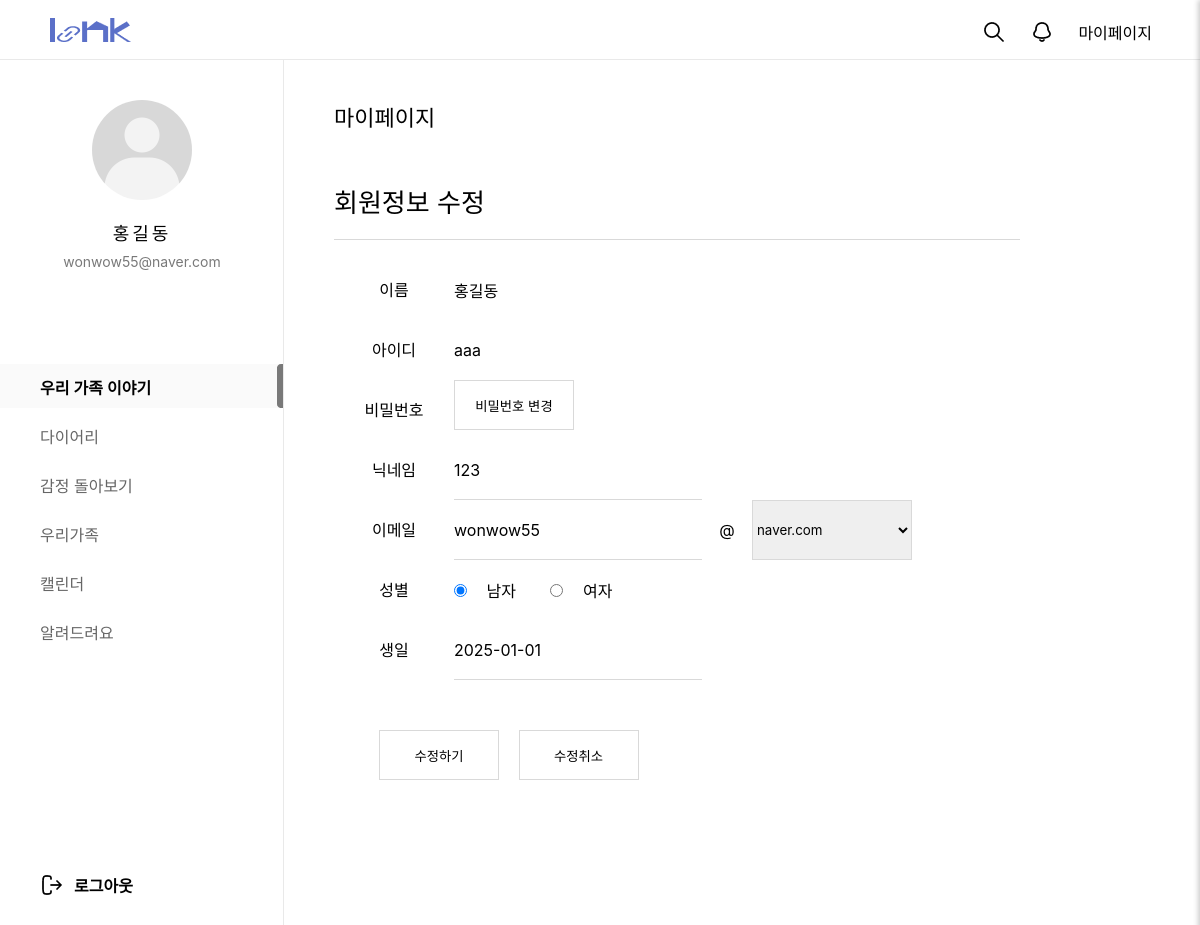
The page /mypage/modify/ (signed in) on the database its author committed.
### loginpage/models.py (models this page shows, shortened)
class Member(models.Model):
  id = models.CharField(max_length=50,primary_key=True)
  pw = models.CharField(max_length=100)
  name = models.CharField(max_length=100)
  nicName = models.CharField(max_length=100,default='123')
  mail = models.EmailField(max_length=100)
  birthday = models.CharField(max_length=50)
  gender = models.CharField(max_length=10,choices=[('남자', '남자'), ('여자', '여자')])
  mdate = models.DateTimeField(auto_now=True)
  created_group = models.OneToOneField(
        'diary.GroupDiary',  # '앱이름.모델이름' 형식
        on_delete=models.SET_NULL,
        null=True,
        blank=True,
        related_name='creator'
    )
  joined_group = models.ForeignKey(
        'diary.GroupDiary',  # '앱이름.모델이름' 형식
        on_delete=models.SET_NULL,
        null=True,
        blank=True,
        related_name='members'
    )

### mypage/views.py (the view, shortened to what this page needs)
# urls.py: path('modify/', views.modify, name="modify"),
def modify(request):
  id = request.session['session_id']
  qs = Member.objects.filter(id=id)
  if request.method == 'GET':
    print('get : ',qs[0].nicName)
    email = qs[0].mail.split('@')
    context = {'mem_info':qs[0], 'mail_id':email[0], 'mail_domain':email[1]}
    return render(request, 'mypage_modi.html', context)

### mypage/templates/mypage_modi.html (shortened to what this page needs)
{% extends 'main_navi_base.html' %}
{% load static %}
  {% block profill-block%}
  <div id="user_profile">
    <div id="pimg">
      <img src="/static/images/home/default_profile.png" alt="">
    </div>
    <p id="uName" >{{mem_info.name}}</p>
    <p id="uEmail">{{mem_info.mail}}</p>
  </div>
		<nav id="menu">
			<ul>
				<a href="/main/index/"><li class="menu_item active">우리 가족 이야기</li></a>
				<a href="/diary/diaryHome/"><li class="menu_item">다이어리</li></a>
				<a href="/emotion/main/"><li class="menu_item">감정 돌아보기</li></a>
				<a href="/family1/fam/"><li class="menu_item">우리가족</li></a>
				<a href="/calendar1/cal/"><li class="menu_item">캘린더</li></a>
				<a href="/customer/"><li class="menu_item">알려드려요</li></a>
			</ul>
		</nav>
  {% endblock profill-block%}
  {% block container-block%}
  <div id="container">
    <div id="mypage_top">
      <span>마이페이지</span>
    </div>
    <div class="mypage_cont_title">
      <span>회원정보 수정</span>
    </div>
    <form action="/mypage/modify/" method='post' name='mymodiFrm'>
      <div class="mypage_cont">
        <div class="mypage_name">
          <span>이름</span>
          <div>
            <input type="text" value='{{mem_info.name}}' readonly>
          </div>
        </div>
        <div class="mypage_id">
          <span>아이디</span>
          <div>
            <input type="text" value='{{mem_info.id}}' readonly>
          </div>
        </div>
        <div class="mypage_pw">
          <span>비밀번호</span>
          <button type="button" class="mypage_pw_chgbtn">비밀번호 변경</button>
        </div>
        <div class="mypage_nicname">
          <span>닉네임</span>
          <div>
            <input type="text" name='mypage_nicname' value='{{mem_info.nicName}}'>
          </div>
        </div>
        <div class="mypage_email">
          <span>이메일</span>
          <div class="mypage_email">
            <input type="text" name='mypage_mailid' value='{{mail_id}}'>
            <p>@</p>
            <select class="mypage_email2" name="mypage_email2" id='mypage_email2'>
              <option value="naver.com" {% if mail_domain == 'naver.com' %} selected {% endif %}>naver.com</option>
            </select>
        </div>
      </div>
      <div class="mypage_gender">
        <span>성별</span>
        <div class='mypage_gender_chk'>
          <input type="radio" id="mypage_gender_m" value="남자" name="mypage_gender" {% if mem_info.gender == '남자' %} checked {% endif %}>
          <label for="mypage_gender_m">남자</label>
          <input type="radio" id="mypage_gender_f" value="여자" name="mypage_gender" {% if mem_info.gender == '여자' %} checked {% endif %}>
          <label for="mypage_gender_f">여자</label>
        </div>
      </div>
      <div class="mypage_birth">
        <span>생일</span>
        <div>
          <input type="text" name='mypage_birth' value='{{mem_info.birthday}}'>
        </div>
      </div>
    </div>
    <div id="mypage_modi_btn">
      <button type="button" class='mypage_modisave_btn'>수정하기</button>
      <button type="button" class='mypage_modicancel_btn'>수정취소</button>
    </div>
  </form>
  </div>
  {% endblock container-block%}

### static/css/main_navi_base.css (style rules this page uses)
* { margin: 0; padding: 0; font-family: "Pretendard Variable", Pretendard, -apple-system, BlinkMacSystemFont, system-ui, Roboto, "Helvetica Neue", "Segoe UI", "Apple SD Gothic Neo", "Noto Sans KR", "Malgun Gothic", "Apple Color Emoji", "Segoe UI Emoji", "Segoe UI Symbol", sans-serif; }
button { cursor: pointer; }
a { text-decoration: none; color: inherit; cursor: pointer; }
ol, ul { list-style: none; }
#user_profile { width: 284px; height: 264px; text-align: center; }
#uName { font-size: 18px; font-weight: 500; letter-spacing: 3px; line-height: 21px; margin-top:23px }
#uEmail { font-size: 14px; font-weight: 400; line-height: 17px; color: #797979; margin-top:9px }
#pimg { width: 100px; height: 100px; border-radius: 100%; overflow: hidden; margin: 40px auto 0; }
#pimg img { width: 100%; height: 100%; object-fit: cover; }
#menu ul { list-style: none; padding-left: 0; margin-bottom: 220px; }
#menu ul li { height: 44px; padding: 11px 0 11px 40px; margin-bottom: 5px; box-sizing: border-box; transition: background-color 0.3s, color 0.3s; }
.menu_item { font-size: 16px; font-weight: 400; color: #666; }
.menu_item.active { font-size: 16px; font-weight: 600; color: #000; background-color: #FAFAFA; background-image: url(/static/images/home/menu_bar.png); background-repeat: no-repeat; background-position: right center; }

### static/css/customer/customer_service.css (style rules this page uses)
* { margin: 0; padding: 0; box-sizing: border-box; font-family: "Pretendard Variable", Pretendard, -apple-system, BlinkMacSystemFont, system-ui, Roboto, "Helvetica Neue", "Segoe UI", "Apple SD Gothic Neo", "Noto Sans KR", "Malgun Gothic", "Apple Color Emoji", "Segoe UI Emoji", "Segoe UI Symbol", sans-serif; }
a { text-decoration: none; }
body, html { height: 100%; }
#container { width: 100%; min-height: 100vh; padding: 100px 180px 300px 334px; }

### static/css/customer/customer_notice_view.css (style rules this page uses)
* { margin: 0; padding: 0; box-sizing: border-box; font-family: "Pretendard Variable", Pretendard, -apple-system, BlinkMacSystemFont, system-ui, Roboto, "Helvetica Neue", "Segoe UI", "Apple SD Gothic Neo", "Noto Sans KR", "Malgun Gothic", "Apple Color Emoji", "Segoe UI Emoji", "Segoe UI Symbol", sans-serif; }
a { text-decoration: none; }
body, html { height: 100%; }
#container { width: 100%; min-height: 100vh; padding: 100px 180px 300px 334px; }

### static/css/customer/customer_notice_list.css (style rules this page uses)
* { margin: 0; padding: 0; box-sizing: border-box; font-family: "Pretendard Variable", Pretendard, -apple-system, BlinkMacSystemFont, system-ui, Roboto, "Helvetica Neue", "Segoe UI", "Apple SD Gothic Neo", "Noto Sans KR", "Malgun Gothic", "Apple Color Emoji", "Segoe UI Emoji", "Segoe UI Symbol", sans-serif; }
a { text-decoration: none; color:inherit; }
body, html { height: 100%; }
#container { width: 100%; min-height: 100vh; padding: 60px 300px 0 300px; }

### static/css/emotion/emotion.css (style rules this page uses)
* { margin: 0; padding: 0; box-sizing: border-box; font-family: "Pretendard Variable", Pretendard, -apple-system, BlinkMacSystemFont, system-ui, Roboto, "Helvetica Neue", "Segoe UI", "Apple SD Gothic Neo", "Noto Sans KR", "Malgun Gothic", "Apple Color Emoji", "Segoe UI Emoji", "Segoe UI Symbol", sans-serif; }
a { text-decoration: none; color: inherit; cursor: pointer; }
ol, ul { list-style: none; }
body, html { height: 100%; }
#container { width: 100%; min-height: 100vh; padding: 100px 100px 100px 334px; }

### rows shown on the page
Member: name "홍길동", mail "wonwow55@naver.com", id "aaa", mypage_nicname "123", gender "☑ 남자", gender "☐ 여자", mypage_birth "2025-01-01"
